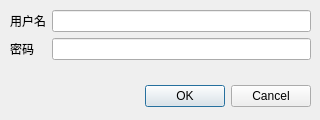
<?xml version="1.0" encoding="UTF-8"?>
<ui version="4.0">
 <class>vlogin</class>
 <widget class="QDialog" name="vlogin">
  <property name="geometry">
   <rect>
    <x>0</x>
    <y>0</y>
    <width>320</width>
    <height>120</height>
   </rect>
  </property>
  <property name="windowTitle">
   <string>Dialog</string>
  </property>
  <widget class="QDialogButtonBox" name="buttonBox">
   <property name="geometry">
    <rect>
     <x>10</x>
     <y>80</y>
     <width>301</width>
     <height>32</height>
    </rect>
   </property>
   <property name="orientation">
    <enum>Qt::Horizontal</enum>
   </property>
   <property name="standardButtons">
    <set>QDialogButtonBox::Cancel|QDialogButtonBox::Ok</set>
   </property>
  </widget>
  <widget class="QWidget" name="formLayoutWidget">
   <property name="geometry">
    <rect>
     <x>10</x>
     <y>10</y>
     <width>301</width>
     <height>61</height>
    </rect>
   </property>
   <layout class="QFormLayout" name="formLayout">
    <item row="0" column="1">
     <widget class="QLineEdit" name="lineEdit_user">
      <property name="text">
       <string/>
      </property>
     </widget>
    </item>
    <item row="0" column="0">
     <widget class="QLabel" name="label">
      <property name="text">
       <string>用户名</string>
      </property>
     </widget>
    </item>
    <item row="1" column="0">
     <widget class="QLabel" name="label_2">
      <property name="text">
       <string>密码</string>
      </property>
     </widget>
    </item>
    <item row="1" column="1">
     <widget class="QLineEdit" name="lineEdit_pwd"/>
    </item>
   </layout>
  </widget>
 </widget>
 <resources/>
 <connections>
  <connection>
   <sender>buttonBox</sender>
   <signal>accepted()</signal>
   <receiver>vlogin</receiver>
   <slot>accept()</slot>
   <hints>
    <hint type="sourcelabel">
     <x>248</x>
     <y>254</y>
    </hint>
    <hint type="destinationlabel">
     <x>157</x>
     <y>274</y>
    </hint>
   </hints>
  </connection>
  <connection>
   <sender>buttonBox</sender>
   <signal>rejected()</signal>
   <receiver>vlogin</receiver>
   <slot>reject()</slot>
   <hints>
    <hint type="sourcelabel">
     <x>316</x>
     <y>260</y>
    </hint>
    <hint type="destinationlabel">
     <x>286</x>
     <y>274</y>
    </hint>
   </hints>
  </connection>
 </connections>
</ui>
